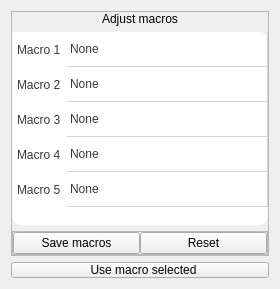
                   <widget class="QWidget" name="macros">
                    <attribute name="title">
                     <string>Macros</string>
                    </attribute>
                    <layout class="QVBoxLayout" name="verticalLayout_12">
                     <item>
                      <widget class="QFrame" name="macros_frame">
                       <property name="frameShape">
                        <enum>QFrame::StyledPanel</enum>
                       </property>
                       <property name="frameShadow">
                        <enum>QFrame::Raised</enum>
                       </property>
                       <layout class="QVBoxLayout" name="verticalLayout_13">
                        <property name="leftMargin">
                         <number>0</number>
                        </property>
                        <property name="topMargin">
                         <number>0</number>
                        </property>
                        <property name="rightMargin">
                         <number>0</number>
                        </property>
                        <property name="bottomMargin">
                         <number>0</number>
                        </property>
                        <item>
                         <widget class="QLabel" name="macro_title">
                          <property name="text">
                           <string>Adjust macros</string>
                          </property>
                          <property name="alignment">
                           <set>Qt::AlignCenter</set>
                          </property>
                         </widget>
                        </item>
                        <item>
                         <widget class="QFrame" name="macros_table_frame">
                          <property name="styleSheet">
                           <string notr="true">QFrame{
background-color: #ffffff;
border-radius: 10px;
}</string>
                          </property>
                          <property name="frameShape">
                           <enum>QFrame::StyledPanel</enum>
                          </property>
                          <property name="frameShadow">
                           <enum>QFrame::Raised</enum>
                          </property>
                          <layout class="QHBoxLayout" name="horizontalLayout_13">
                           <property name="spacing">
                            <number>0</number>
                           </property>
                           <property name="leftMargin">
                            <number>0</number>
                           </property>
                           <property name="topMargin">
                            <number>0</number>
                           </property>
                           <property name="rightMargin">
                            <number>0</number>
                           </property>
                           <property name="bottomMargin">
                            <number>1</number>
                           </property>
                           <item>
                            <widget class="QTableWidget" name="macros_table_widget">
                             <property name="minimumSize">
                              <size>
                               <width>0</width>
                               <height>0</height>
                              </size>
                             </property>
                             <property name="layoutDirection">
                              <enum>Qt::LeftToRight</enum>
                             </property>
                             <property name="autoFillBackground">
                              <bool>false</bool>
                             </property>
                             <property name="styleSheet">
                              <string notr="true">QTableWidget{
background-color: white;
color: #393939;
outline: none;
font: 12px &quot;Roboto&quot;;
border: none;
border-radius: 10px;
}

QTableWidget::item:hover{
background-color: #efefef;
padding-left:2px;
border-radius: 5px;
border-bottom: 1px solid #AFAFAF;
}

QTableWidget::item:selected{
background-color: #E0E0E0;
color: #393939;
padding-left:7px;
border-radius: 5px;
border-bottom: 1px solid #AFAFAF;
}

QTableWidget QTableCornerButton::section{
font: 12px &quot;Roboto&quot;;
color: #393939;
}

QTableWidget QHeaderView::section{
background-color: white;
border: none;
padding-left: 5px;
color: #393939;
}
QTableWidget QHeaderView::section:hover{
background: #E5E5E5;
padding-left:2px;
border-radius: 5px;
border-bottom: 1px solid #AFAFAF;
}
QTableWidget QHeaderView::section:checked{
background-color: #E0E0E0;
font: 10pt &quot;Roboto&quot;;
color: #393939;
padding-left:7px;
border-radius: 5px;
border-bottom: 1px solid #AFAFAF;
}</string>
                             </property>
                             <property name="frameShape">
                              <enum>QFrame::NoFrame</enum>
                             </property>
                             <property name="frameShadow">
                              <enum>QFrame::Plain</enum>
                             </property>
                             <property name="lineWidth">
                              <number>0</number>
                             </property>
                             <property name="verticalScrollBarPolicy">
                              <enum>Qt::ScrollBarAlwaysOff</enum>
                             </property>
                             <property name="horizontalScrollBarPolicy">
                              <enum>Qt::ScrollBarAlwaysOff</enum>
                             </property>
                             <property name="autoScrollMargin">
                              <number>16</number>
                             </property>
                             <property name="alternatingRowColors">
                              <bool>false</bool>
                             </property>
                             <property name="selectionMode">
                              <enum>QAbstractItemView::SingleSelection</enum>
                             </property>
                             <property name="horizontalScrollMode">
                              <enum>QAbstractItemView::ScrollPerPixel</enum>
                             </property>
                             <property name="showGrid">
                              <bool>true</bool>
                             </property>
                             <property name="gridStyle">
                              <enum>Qt::SolidLine</enum>
                             </property>
                             <property name="sortingEnabled">
                              <bool>false</bool>
                             </property>
                             <attribute name="horizontalHeaderVisible">
                              <bool>false</bool>
                             </attribute>
                             <attribute name="horizontalHeaderCascadingSectionResizes">
                              <bool>true</bool>
                             </attribute>
                             <attribute name="horizontalHeaderShowSortIndicator" stdset="0">
                              <bool>false</bool>
                             </attribute>
                             <attribute name="horizontalHeaderStretchLastSection">
                              <bool>true</bool>
                             </attribute>
                             <attribute name="verticalHeaderMinimumSectionSize">
                              <number>23</number>
                             </attribute>
                             <attribute name="verticalHeaderDefaultSectionSize">
                              <number>35</number>
                             </attribute>
                             <attribute name="verticalHeaderStretchLastSection">
                              <bool>false</bool>
                             </attribute>
                             <row>
                              <property name="text">
                               <string>Macro 1</string>
                              </property>
                             </row>
                             <row>
                              <property name="text">
                               <string>Macro 2</string>
                              </property>
                             </row>
                             <row>
                              <property name="text">
                               <string>Macro 3</string>
                              </property>
                             </row>
                             <row>
                              <property name="text">
                               <string>Macro 4</string>
                              </property>
                             </row>
                             <row>
                              <property name="text">
                               <string>Macro 5</string>
                              </property>
                             </row>
                             <column>
                              <property name="text">
                               <string>Key</string>
                              </property>
                             </column>
                             <item row="0" column="0">
                              <property name="text">
                               <string>None</string>
                              </property>
                             </item>
                             <item row="1" column="0">
                              <property name="text">
                               <string>None</string>
                              </property>
                             </item>
                             <item row="2" column="0">
                              <property name="text">
                               <string>None</string>
                              </property>
                             </item>
                             <item row="3" column="0">
                              <property name="text">
                               <string>None</string>
                              </property>
                             </item>
                             <item row="4" column="0">
                              <property name="text">
                               <string>None</string>
                              </property>
                             </item>
                            </widget>
                           </item>
                          </layout>
                         </widget>
                        </item>
                        <item>
                         <widget class="QFrame" name="frame_macros_btns">
                          <property name="frameShape">
                           <enum>QFrame::StyledPanel</enum>
                          </property>
                          <property name="frameShadow">
                           <enum>QFrame::Raised</enum>
                          </property>
                          <layout class="QHBoxLayout" name="horizontalLayout_9">
                           <property name="spacing">
                            <number>0</number>
                           </property>
                           <property name="leftMargin">
                            <number>0</number>
                           </property>
                           <property name="topMargin">
                            <number>0</number>
                           </property>
                           <property name="rightMargin">
                            <number>0</number>
                           </property>
                           <property name="bottomMargin">
                            <number>0</number>
                           </property>
                           <item>
                            <widget class="QPushButton" name="save_macros_btn">
                             <property name="cursor">
                              <cursorShape>ArrowCursor</cursorShape>
                             </property>
                             <property name="text">
                              <string>Save macros</string>
                             </property>
                            </widget>
                           </item>
                           <item>
                            <widget class="QPushButton" name="reset_macros_btn">
                             <property name="cursor">
                              <cursorShape>ArrowCursor</cursorShape>
                             </property>
                             <property name="text">
                              <string>Reset</string>
                             </property>
                            </widget>
                           </item>
                          </layout>
                         </widget>
                        </item>
                       </layout>
                      </widget>
                     </item>
                     <item>
                      <widget class="QPushButton" name="use_macro_selected">
                       <property name="cursor">
                        <cursorShape>ArrowCursor</cursorShape>
                       </property>
                       <property name="styleSheet">
                        <string notr="true">image: url(:/Icons/sprites/icons/hand.png);
image-position: left;
padding-left: 25%;
padding-right: 18%</string>
                       </property>
                       <property name="text">
                        <string>Use macro selected</string>
                       </property>
                      </widget>
                     </item>
                    </layout>
                   </widget>
